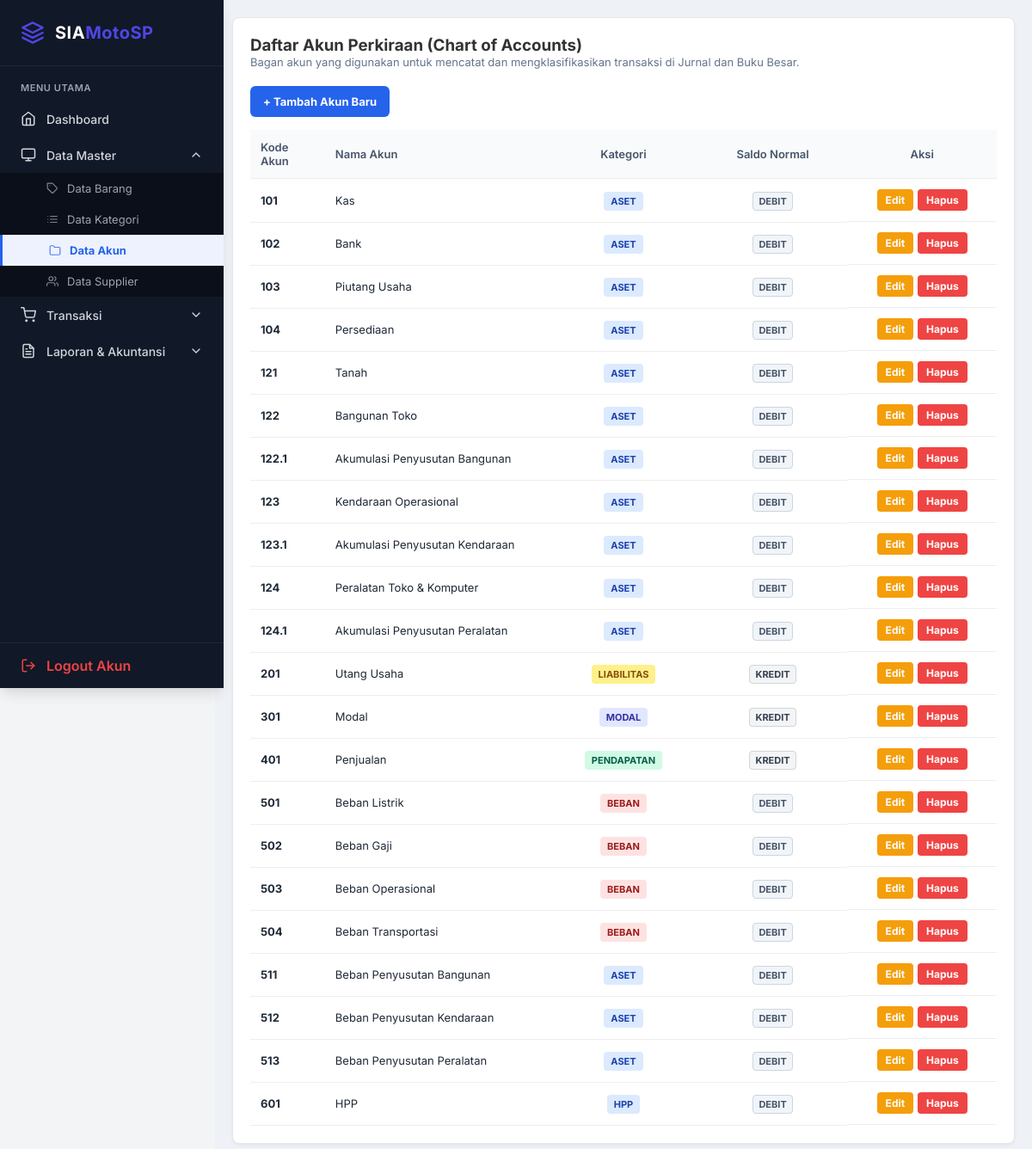
The app's page /akun.php (signed in) with its own data.
### tables this page shows
CREATE TABLE `tb_akun` (
  `id` int NOT NULL,
  `kode_akun` varchar(20) NOT NULL,
  `nama_akun` varchar(100) NOT NULL,
  `kategori` enum('aset','liabilitas','modal','pendapatan','beban','hpp') NOT NULL,
  `saldo_normal` enum('debit','kredit') NOT NULL,
  `saldo_awal` decimal(15,2) DEFAULT '0.00',
  `tanggal_saldo_awal` date DEFAULT NULL
);

### akun.php (the view, shortened to what this page needs)
<?php
include "config/db.php";
$q = mysqli_query($conn, "SELECT * FROM tb_akun ORDER BY kode_akun ASC");
?>
<!DOCTYPE html>
<html>
<head>
<link rel="stylesheet" href="inc/style.css">
</head>
<body>
<?php include "sidebar.php"; ?>
<div class="content">
    <div class="card">
        <h3>Daftar Akun Perkiraan (Chart of Accounts)</h3>
        <p class="desc">Bagan akun yang digunakan untuk mencatat dan mengklasifikasikan transaksi di Jurnal dan Buku Besar.</p>
        <div class="toolbar">
            <a href="akun_tambah.php" class="btn-tambah">+ Tambah Akun Baru</a>
        </div>
        <table>
            <thead>
                <tr>
                    <th style="width: 10%;">Kode Akun</th>
                    <th style="width: 30%;">Nama Akun</th>
                    <th class="center" style="width: 20%;">Kategori</th>
                    <th class="center" style="width: 20%;">Saldo Normal</th>
                    <th class="center" style="width: 20%;">Aksi</th>
                </tr>
            </thead>
            <tbody>
                <?php
                if($q && mysqli_num_rows($q) > 0) {
                    while($row = mysqli_fetch_assoc($q)) {
                        $kategori = strtolower(isset($row['kategori']) ? $row['kategori'] : '');
                        $badge_kategori = 'badge-harta';
                        if (strpos($kategori, 'aset') !== false || strpos($kategori, 'harta') !== false) $badge_kategori = 'badge-harta';
                        if (strpos($kategori, 'liabilitas') !== false || strpos($kategori, 'kewajiban') !== false) $badge_kategori = 'badge-kewajiban';
                        if (strpos($kategori, 'modal') !== false || strpos($kategori, 'ekuitas') !== false) $badge_kategori = 'badge-modal';
                        if (strpos($kategori, 'pendapatan') !== false) $badge_kategori = 'badge-pendapatan';
                        if (strpos($kategori, 'beban') !== false || strpos($kategori, 'biaya') !== false) $badge_kategori = 'badge-beban';
                        $saldo_normal = strtoupper(isset($row['saldo_normal']) ? $row['saldo_normal'] : 'DEBIT');
                        $badge_saldo = ($saldo_normal == 'KREDIT') ? 'badge-kredit' : 'badge-debit';
                ?>
                <tr>
                    <td><strong><?= isset($row['kode_akun']) ? $row['kode_akun'] : '-' ?></strong></td>
                    <td><?= htmlspecialchars($row['nama_akun']) ?></td>
                    <td class="center"><span class="<?= $badge_kategori ?>"><?= strtoupper(isset($row['kategori']) ? $row['kategori'] : 'HARTA') ?></span></td>
                    <td class="center"><span class="<?= $badge_saldo ?>"><?= $saldo_normal ?></span></td>
                    <td class="center aksi-btn">
                        <a href="akun_edit.php?id=<?= $row['id'] ?>" class="btn-sm btn-edit">Edit</a>
                        <a href="akun_hapus.php?id=<?= $row['id'] ?>" class="btn-sm btn-hapus" onclick="return confirm('Yakin ingin menghapus akun ini? Pastikan akun ini tidak terpakai di Jurnal Umum.')">Hapus</a>
                    </td>
                </tr>
                <?php
                    }
                } else {
                    echo "<tr><td colspan='5' class='center' style='padding: 20px; color: #94a3b8;'>Belum ada data akun. Silakan tambah data terlebih dahulu.</td></tr>";
                }
                ?>
            </tbody>
        </table>
    </div>
</div>
</body>
</html>

### inc/style.css (style rules this page uses)
:root { --primary: #4F46E5; --primary-hover: #4338CA; --success: #10B981; --danger: #EF4444; --bg-light: #F3F4F6; --sidebar-bg: #111827; --sidebar-text: #D1D5DB; --sidebar-hover: #1F2937; --card-bg: #FFFFFF; --text-main: #1F2937; --text-muted: #6B7280; --border: #E5E7EB; --shadow-sm: 0 1px 2px 0 rgba(0, 0, 0, 0.05); --shadow-md: 0 4px 6px -1px rgba(0, 0, 0, 0.1), 0 2px 4px -1px rgba(0, 0, 0, 0.06); --shadow-lg: 0 10px 15px -3px rgba(0, 0, 0, 0.1), 0 4px 6px -2px rgba(0, 0, 0, 0.05); }
* { margin: 0; padding: 0; box-sizing: border-box; font-family: 'Inter', sans-serif; }
body { background-color: var(--bg-light); color: var(--text-main); display: flex; min-height: 100vh; }
.content { padding: 32px; flex: 1; }
.card { background: var(--card-bg); border-radius: 12px; padding: 24px; box-shadow: var(--shadow-md); border: 1px solid var(--border); transition: transform 0.2s ease, box-shadow 0.2s ease; }

### akun.php (style rules this page uses)
.content { margin-left:250px; padding:20px; background:#eef1f5; min-height:100vh; }
.card { background:#fff; border-radius:8px; padding:20px; box-shadow: 0 2px 4px rgba(0,0,0,0.05); }
h3 { margin-top:0; color:#333; }
p.desc { font-size: 13px; color: #64748b; margin-bottom: 20px; }
.toolbar { display: flex; justify-content: space-between; align-items: center; margin-bottom: 15px; }
.btn-tambah { background: #2563eb; color: #fff; padding: 10px 15px; border-radius: 6px; text-decoration: none; font-size: 13px; font-weight: bold; }
table { width:100%; border-collapse:collapse; margin-top:10px; }
th, td { padding:12px; border-bottom:1px solid #eee; font-size:13px; text-align: left; }
th { background:#f8fafc; color: #475569; font-weight: 600; }
td.center, th.center { text-align: center; }
.badge-harta { background-color: #dbeafe; color: #1e40af; padding: 4px 8px; border-radius: 4px; font-weight: bold; font-size: 11px; }
.badge-kewajiban { background-color: #fef08a; color: #854d0e; padding: 4px 8px; border-radius: 4px; font-weight: bold; font-size: 11px; }
.badge-modal { background-color: #e0e7ff; color: #3730a3; padding: 4px 8px; border-radius: 4px; font-weight: bold; font-size: 11px; }
.badge-pendapatan { background-color: #d1fae5; color: #065f46; padding: 4px 8px; border-radius: 4px; font-weight: bold; font-size: 11px; }
.badge-beban { background-color: #fee2e2; color: #991b1b; padding: 4px 8px; border-radius: 4px; font-weight: bold; font-size: 11px; }
.badge-debit { background-color: #f1f5f9; color: #475569; padding: 3px 6px; border-radius: 4px; font-weight: bold; font-size: 11px; border: 1px solid #cbd5e1; }
.badge-kredit { background-color: #f3f4f6; color: #374151; padding: 3px 6px; border-radius: 4px; font-weight: bold; font-size: 11px; border: 1px solid #d1d5db; }
.aksi-btn { display: flex; gap: 5px; justify-content: center; }
.btn-sm { padding: 5px 10px; border-radius: 4px; text-decoration: none; font-size: 12px; font-weight: bold; color: white; }
.btn-edit { background: #f59e0b; }
.btn-hapus { background: #ef4444; }

### records on screen
tb_akun: kode_akun "101", nama_akun "Kas", kategori "ASET", saldo_normal "DEBIT"
tb_akun: kode_akun "102", nama_akun "Bank", kategori "ASET", saldo_normal "DEBIT"
tb_akun: kode_akun "103", nama_akun "Piutang Usaha", kategori "ASET", saldo_normal "DEBIT"
tb_akun: kode_akun "104", nama_akun "Persediaan", kategori "ASET", saldo_normal "DEBIT"
tb_akun: kode_akun "121", nama_akun "Tanah", kategori "ASET", saldo_normal "DEBIT"
tb_akun: kode_akun "122", nama_akun "Bangunan Toko", kategori "ASET", saldo_normal "DEBIT"
tb_akun: kode_akun "122.1", nama_akun "Akumulasi Penyusutan Bangunan", kategori "ASET", saldo_normal "DEBIT"
tb_akun: kode_akun "123", nama_akun "Kendaraan Operasional", kategori "ASET", saldo_normal "DEBIT"
tb_akun: kode_akun "123.1", nama_akun "Akumulasi Penyusutan Kendaraan", kategori "ASET", saldo_normal "DEBIT"
tb_akun: kode_akun "124", nama_akun "Peralatan Toko & Komputer", kategori "ASET", saldo_normal "DEBIT"
tb_akun: kode_akun "124.1", nama_akun "Akumulasi Penyusutan Peralatan", kategori "ASET", saldo_normal "DEBIT"
tb_akun: kode_akun "201", nama_akun "Utang Usaha", kategori "LIABILITAS", saldo_normal "KREDIT"
tb_akun: kode_akun "301", nama_akun "Modal", kategori "MODAL", saldo_normal "KREDIT"
tb_akun: kode_akun "401", nama_akun "Penjualan", kategori "PENDAPATAN", saldo_normal "KREDIT"
tb_akun: kode_akun "501", nama_akun "Beban Listrik", kategori "BEBAN", saldo_normal "DEBIT"
tb_akun: kode_akun "502", nama_akun "Beban Gaji", kategori "BEBAN", saldo_normal "DEBIT"
tb_akun: kode_akun "503", nama_akun "Beban Operasional", kategori "BEBAN", saldo_normal "DEBIT"
tb_akun: kode_akun "504", nama_akun "Beban Transportasi", kategori "BEBAN", saldo_normal "DEBIT"
tb_akun: kode_akun "511", nama_akun "Beban Penyusutan Bangunan", kategori "ASET", saldo_normal "DEBIT"
tb_akun: kode_akun "512", nama_akun "Beban Penyusutan Kendaraan", kategori "ASET", saldo_normal "DEBIT"
tb_akun: kode_akun "513", nama_akun "Beban Penyusutan Peralatan", kategori "ASET", saldo_normal "DEBIT"
tb_akun: kode_akun "601", nama_akun "HPP", kategori "HPP", saldo_normal "DEBIT"
